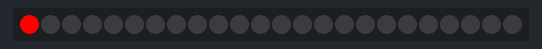
A sketch run on a simulated Arduino Uno, built with avr-gcc and run on an emulated ATmega328P. Shown: 24 RGB LEDs in strip order, left to right.

Above: at 0.05 s.
At 4.95 s:
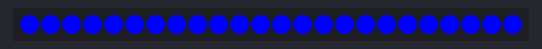
At 12.79 s:
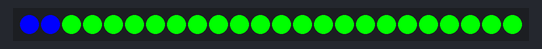
At 17.59 s:
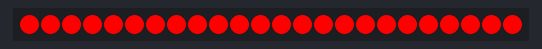
At 27.45 s:
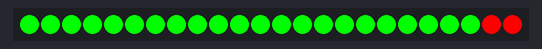
At 37.81 s:
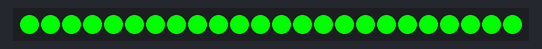

The sketch:

squence.ino
```cpp
#include <Adafruit_NeoPixel.h>

// Define the NeoPixel pin and number of LEDs
#define PIN 6          // Pin connected to the NeoPixel data line
#define NUM_LEDS 24    // Number of LEDs in the NeoPixel Ring

// Initialize NeoPixel object
Adafruit_NeoPixel strip = Adafruit_NeoPixel(NUM_LEDS, PIN, NEO_GRB + NEO_KHZ800);

void setup() {
  strip.begin(); // Initialize the NeoPixel Ring
  strip.show();  // Ensure all LEDs are turned off at the start
}

void loop() {
  sequentialSwitch(100); // Call the sequential switching function
}

// Function to light up LEDs sequentially
void sequentialSwitch(int delayTime) {
  for (int i = 0; i < NUM_LEDS; i++) {
    for (int j = 0; j <= (NUM_LEDS); j++) {
      if (i%3 == 0) {
        strip.setPixelColor(j, strip.Color(255, 0, 0));
      } else if (i%2 == 0) {
        strip.setPixelColor(j, strip.Color(0, 255, 0));
      } else {
        strip.setPixelColor(j, strip.Color(0, 0, 255));
      }

      strip.show();
      delay(delayTime);
    }
  }
}
```
